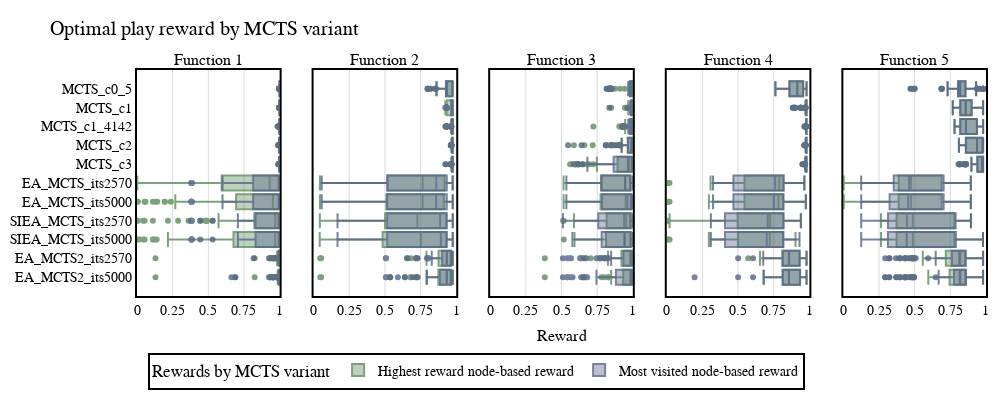

The cell this chart's notebook holds for it:
### Code cell
#CP: FOP boxplot best reward path

#define variables
#logs_path = os.path.join("Outputs","FO_single_decision_4")
logs = lm.read_csv(os.path.join(logs_path, "logs_by_run.csv"))
y_columns = ["eval_of_max_reward_leaf_node", "eval_of_max_visits_leaf_node"] #this controls the groups
group_names = ["Highest reward node-based reward", "Most visited node-based reward"]
xaxis_name = "Reward"
title_text = "Optimal play reward by MCTS variant"
plot_separation_column = "Function_index"
#box_group_column = "player_name"
x_column = "player_name"#"current_iterations"#"pg_game_turn"
#sort dataset according to order:
logs["player_name"] = pd.Categorical(logs["player_name"], data_order)
logs = logs.sort_values("player_name")

#change SIEA2_its2570 for EA2_its2570
for name_replace in name_replaces.keys():
         logs["player_name"] = logs["player_name"].replace(name_replace, name_replaces[name_replace])

#Calculate uniques
plot_identifiers = logs[plot_separation_column].unique()
#sort plot identifiers
plot_identifiers = sorted(plot_identifiers, key=lambda x: x)
#box_group_identifiers = logs[box_group_column].unique()
colors = ["#5B8C5A","#56638A","#EC7316","#e4c9db","#e4deb8","#e265ef","#c27dd1","#d52e87","#a8d0b9","#ad8dfd"]
print("plot_identifiers", plot_identifiers)

#Create figure
n_rows = 1
fig = make_subplots(rows=n_rows
                        ,cols=len(plot_identifiers)
                        ,shared_xaxes=True
                        ,shared_yaxes=True
                        #,vertical_spacing=0.04
                        #,row_heights=[1/n_rows for _ in range(n_rows)]
                        ,subplot_titles = ["Function " + str(i+1) for i in plot_identifiers]*n_rows
                        #, specs=[[{"secondary_y": True}] for _ in range(n_plots+1)]
                        ,x_title="Reward"
                        #,y_title='Max reward path'
                        #,print_grid=True
                        )

for y_i, y_column in enumerate(y_columns):
    for col, plot_identifier in enumerate(plot_identifiers):
        #for group_id, box_group_identifier in enumerate(box_group_identifiers):
            data = logs[logs[plot_separation_column] == plot_identifier]
            #data = data[data[box_group_column] == box_group_identifier]
        
                
            fig.add_trace(go.Box(x=data[y_column]#[0 for _ in range(len(data))]#data[x_column]
                                ,y=data[x_column]
                                ,name=group_names[y_i]
                                ,whiskerwidth=1
                                #,marker_size=5
                                #,line_width=1
                                , width=0.8
                                ,showlegend=col==0
                                ,opacity=0.8
                                #,legendgroup=str(box_group_identifier)
                                ,orientation = "h"
                                , marker={"color":colors[y_i]}
                                )
                            ,row=1
                            ,col=col + 1)

fig.update_layout(margin=dict(l=70, r=10, t=70, b=100)
                        ,width=1000
                        ,height=400
                        ,plot_bgcolor='rgba(0,0,0,0)'
                        #,plot_bgcolor="lightgray"
                        #,boxmode='group'
                        ,font = dict(family = "Arial", size = 14, color = "black")
                        ,legend=dict(
                            title = "Rewards by MCTS variant"
                            ,orientation="h"
                            ,yanchor="top"
                            ,y=-0.250
                            ,xanchor="center"
                            ,x=0.4
                            ,bgcolor="white"#"lightgray"#"rgba(200, 255, 255, 0.8)"
                            ,font = dict(family = "Arial", size = 14, color = "black")
                            ,bordercolor="Black"
                            ,borderwidth=2
                            ,itemsizing='trace'
                            ,itemwidth = 30
                            ) 
                        )
fig.update_xaxes(showline=True
                        , linewidth=2
                        , linecolor='black'
                        , mirror=True
                        ,showgrid=True
                        , gridcolor="black"
                        , gridwidth=0.15
                        #, nticks=5
                        ,tickmode = 'linear'
                        ,tick0 = 0
                        , dtick=0.25
                        ,range= [0,1]
                        )
fig.update_yaxes(showline=True
                    ,mirror=True
                    , linewidth=2
                    , linecolor='black'
                    )
#give title to the plot
fig.update_layout(title_text=title_text)
fig.update_layout(boxmode='group'
                  #,width=0.4
                #,boxgroupgap = 0
                #,boxgap = 0.1
                )
fig.write_image(os.path.join(logs_path, title_text.replace(" ", "_").replace("-","_")+".png"))
fig.show()

### Figure 1 — Plotly figure (JSON) as saved in the notebook; plotly's stock layout.template omitted (floating-point values rounded to 4 significant figures; data arrays with more than 128 entries replaced by an {"elided": "..."} marker saying what was removed)
{"data": [{"marker": {"color": "#5B8C5A"}, "name": "Highest reward node-based reward", "opacity": 0.8, "orientation": "h", "showlegend": true, "type": "box", "whiskerwidth": 1, "width": 0.8, "x": {"elided": "1100 float values"}, "xaxis": "x", "y": {"elided": "1100 str values"}, "yaxis": "y"}, {"marker": {"color": "#5B8C5A"}, "name": "Highest reward node-based reward", "opacity": 0.8, "orientation": "h", "showlegend": false, "type": "box", "whiskerwidth": 1, "width": 0.8, "x": {"elided": "1100 float values"}, "xaxis": "x2", "y": {"elided": "1100 str values"}, "yaxis": "y2"}, {"marker": {"color": "#5B8C5A"}, "name": "Highest reward node-based reward", "opacity": 0.8, "orientation": "h", "showlegend": false, "type": "box", "whiskerwidth": 1, "width": 0.8, "x": {"elided": "1100 float values"}, "xaxis": "x3", "y": {"elided": "1100 str values"}, "yaxis": "y3"}, {"marker": {"color": "#5B8C5A"}, "name": "Highest reward node-based reward", "opacity": 0.8, "orientation": "h", "showlegend": false, "type": "box", "whiskerwidth": 1, "width": 0.8, "x": {"elided": "1100 float values"}, "xaxis": "x4", "y": {"elided": "1100 str values"}, "yaxis": "y4"}, {"marker": {"color": "#5B8C5A"}, "name": "Highest reward node-based reward", "opacity": 0.8, "orientation": "h", "showlegend": false, "type": "box", "whiskerwidth": 1, "width": 0.8, "x": {"elided": "1100 float values"}, "xaxis": "x5", "y": {"elided": "1100 str values"}, "yaxis": "y5"}, {"marker": {"color": "#56638A"}, "name": "Most visited node-based reward", "opacity": 0.8, "orientation": "h", "showlegend": true, "type": "box", "whiskerwidth": 1, "width": 0.8, "x": {"elided": "1100 float values"}, "xaxis": "x", "y": {"elided": "1100 str values"}, "yaxis": "y"}, {"marker": {"color": "#56638A"}, "name": "Most visited node-based reward", "opacity": 0.8, "orientation": "h", "showlegend": false, "type": "box", "whiskerwidth": 1, "width": 0.8, "x": {"elided": "1100 float values"}, "xaxis": "x2", "y": {"elided": "1100 str values"}, "yaxis": "y2"}, {"marker": {"color": "#56638A"}, "name": "Most visited node-based reward", "opacity": 0.8, "orientation": "h", "showlegend": false, "type": "box", "whiskerwidth": 1, "width": 0.8, "x": {"elided": "1100 float values"}, "xaxis": "x3", "y": {"elided": "1100 str values"}, "yaxis": "y3"}, {"marker": {"color": "#56638A"}, "name": "Most visited node-based reward", "opacity": 0.8, "orientation": "h", "showlegend": false, "type": "box", "whiskerwidth": 1, "width": 0.8, "x": {"elided": "1100 float values"}, "xaxis": "x4", "y": {"elided": "1100 str values"}, "yaxis": "y4"}, {"marker": {"color": "#56638A"}, "name": "Most visited node-based reward", "opacity": 0.8, "orientation": "h", "showlegend": false, "type": "box", "whiskerwidth": 1, "width": 0.8, "x": {"elided": "1100 float values"}, "xaxis": "x5", "y": {"elided": "1100 str values"}, "yaxis": "y5"}], "layout": {"annotations": [{"font": {"size": 16}, "showarrow": false, "text": "Function 1", "x": 0.084, "xanchor": "center", "xref": "paper", "y": 1, "yanchor": "bottom", "yref": "paper"}, {"font": {"size": 16}, "showarrow": false, "text": "Function 2", "x": 0.292, "xanchor": "center", "xref": "paper", "y": 1, "yanchor": "bottom", "yref": "paper"}, {"font": {"size": 16}, "showarrow": false, "text": "Function 3", "x": 0.5, "xanchor": "center", "xref": "paper", "y": 1, "yanchor": "bottom", "yref": "paper"}, {"font": {"size": 16}, "showarrow": false, "text": "Function 4", "x": 0.708, "xanchor": "center", "xref": "paper", "y": 1, "yanchor": "bottom", "yref": "paper"}, {"font": {"size": 16}, "showarrow": false, "text": "Function 5", "x": 0.916, "xanchor": "center", "xref": "paper", "y": 1, "yanchor": "bottom", "yref": "paper"}, {"font": {"size": 16}, "showarrow": false, "text": "Reward", "x": 0.5, "xanchor": "center", "xref": "paper", "y": 0, "yanchor": "top", "yref": "paper", "yshift": -30}], "boxmode": "group", "font": {"color": "black", "family": "Arial", "size": 14}, "height": 400, "legend": {"bgcolor": "white", "bordercolor": "Black", "borderwidth": 2, "font": {"color": "black", "family": "Arial", "size": 14}, "itemsizing": "trace", "itemwidth": 30, "orientation": "h", "title": {"text": "Rewards by MCTS variant"}, "x": 0.4, "xanchor": "center", "y": -0.25, "yanchor": "top"}, "margin": {"b": 100, "l": 70, "r": 10, "t": 70}, "plot_bgcolor": "rgba(0,0,0,0)", "title": {"text": "Optimal play reward by MCTS variant"}, "width": 1000, "xaxis": {"anchor": "y", "domain": [0, 0.168], "dtick": 0.25, "gridcolor": "black", "gridwidth": 0.15, "linecolor": "black", "linewidth": 2, "mirror": true, "range": [0, 1], "showgrid": true, "showline": true, "tick0": 0, "tickmode": "linear"}, "xaxis2": {"anchor": "y2", "domain": [0.208, 0.376], "dtick": 0.25, "gridcolor": "black", "gridwidth": 0.15, "linecolor": "black", "linewidth": 2, "mirror": true, "range": [0, 1], "showgrid": true, "showline": true, "tick0": 0, "tickmode": "linear"}, "xaxis3": {"anchor": "y3", "domain": [0.416, 0.584], "dtick": 0.25, "gridcolor": "black", "gridwidth": 0.15, "linecolor": "black", "linewidth": 2, "mirror": true, "range": [0, 1], "showgrid": true, "showline": true, "tick0": 0, "tickmode": "linear"}, "xaxis4": {"anchor": "y4", "domain": [0.624, 0.792], "dtick": 0.25, "gridcolor": "black", "gridwidth": 0.15, "linecolor": "black", "linewidth": 2, "mirror": true, "range": [0, 1], "showgrid": true, "showline": true, "tick0": 0, "tickmode": "linear"}, "xaxis5": {"anchor": "y5", "domain": [0.832, 1], "dtick": 0.25, "gridcolor": "black", "gridwidth": 0.15, "linecolor": "black", "linewidth": 2, "mirror": true, "range": [0, 1], "showgrid": true, "showline": true, "tick0": 0, "tickmode": "linear"}, "yaxis": {"anchor": "x", "domain": [0, 1], "linecolor": "black", "linewidth": 2, "mirror": true, "showline": true}, "yaxis2": {"anchor": "x2", "domain": [0, 1], "linecolor": "black", "linewidth": 2, "matches": "y", "mirror": true, "showline": true, "showticklabels": false}, "yaxis3": {"anchor": "x3", "domain": [0, 1], "linecolor": "black", "linewidth": 2, "matches": "y", "mirror": true, "showline": true, "showticklabels": false}, "yaxis4": {"anchor": "x4", "domain": [0, 1], "linecolor": "black", "linewidth": 2, "matches": "y", "mirror": true, "showline": true, "showticklabels": false}, "yaxis5": {"anchor": "x5", "domain": [0, 1], "linecolor": "black", "linewidth": 2, "matches": "y", "mirror": true, "showline": true, "showticklabels": false}}}
